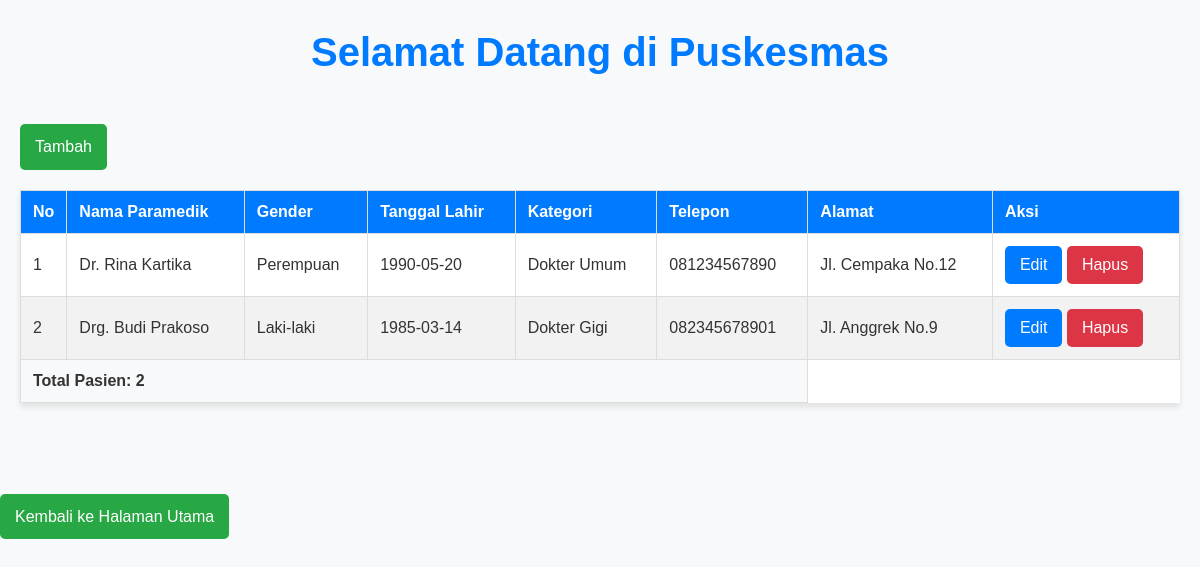
The page /index.php?hal=data-paramedik on the database its author committed.
### tables this page shows
CREATE TABLE `paramedik` (
  `id` int(11) NOT NULL,
  `nama` varchar(45) NOT NULL,
  `gender` char(1) NOT NULL,
  `tmp_lahir` varchar(30) NOT NULL,
  `tgl_lahir` date NOT NULL,
  `kategori` enum('Dokter Gigi','Dokter Umum','Dokter Ibu & Anak') NOT NULL,
  `telepon` varchar(20) NOT NULL,
  `alamat` varchar(100) NOT NULL,
  `unit_kerja_id` int(11) NOT NULL
);

### paramedik/data_paramedik.php (the view)
<?php
    require_once 'dbkoneksi.php';
    $sql = "SELECT * FROM paramedik";
    $query = $dbh->query($sql);
?>
    <div class="container">
        <a href="index.php?hal=tambah-paramedik" class="btn btn-add">Tambah</a>
        <table class="table-pasien">
            <thead>
                <tr>
                    <th style="width: 15px;">No</th>
                    <th>Nama Paramedik</th>
                    <th>Gender</th>
                    <th>Tanggal Lahir</th>
                    <th>Kategori</th>
                    <th>Telepon</th>
                    <th>Alamat</th>
                    <th>Aksi</th>
                </tr>
            </thead>
            <tbody>
                <?php
                $no = 1;
                foreach ($query as $row) {
                    ?>
                    <tr>
                        <td class="text-align:center;"><?= $no++ ?></td>
                        <td><?= $row['nama'] ?></td>
                        <td><?= $row['gender'] == 'L' ? 'Laki-laki' : 'Perempuan' ?></td>
                        <td><?= $row['tgl_lahir'] ?></td>
                        <td><?= $row['kategori'] ?></td>
                        <td><?= $row['telepon'] ?></td>
                        <td><?= $row['alamat'] ?></td>
                        <td>
                            <a href="index.php?hal=tambah-paramedik&id=<?= $row['id'] ?>" class="btn btn-edit">Edit</a>
                            <a href="paramedik/proses_paramedik.php?id=<?= $row['id'] ?>&proses=Hapus" class="btn btn-delete">Hapus</a>
                        </td>
                    </tr>
                    <?php } ?>
                </tbody>
                <tfoot>
                    <tr>
                        <td colspan="6"><b>Total Pasien:</b> <?= $query->rowCount() ?></td>
                    </tr>
                </tfoot>
            </table>
    </div>

### index.php (style rules this page uses)
a { text-decoration: none; }
.container { max-width: 1200px; margin: 0 auto; padding: 20px; }
.table-pasien { width: 100%; border-collapse: collapse; margin: 20px 0; background-color: #fff; box-shadow: 0 4px 6px rgba(0, 0, 0, 0.1); }
.table-pasien th, .table-pasien td { border: 1px solid #ddd; padding: 12px; text-align: left; }
.table-pasien th { background-color: #007bff; color: #fff; font-weight: bold; }
.table-pasien tr:nth-child(even) { background-color: #f2f2f2; }
.table-pasien tfoot td { background-color: #f8f9fa; font-weight: bold; }
.btn { display: inline-block; padding: 10px 15px; font-size: 1rem; border-radius: 5px; color: #fff; text-align: center; cursor: pointer; transition: background-color 0.3s ease; }
.btn-add { background-color: #28a745; }
.btn-edit { background-color: #007bff; }
.btn-delete { background-color: #dc3545; }

### rows shown on the page
paramedik: nama "Dr. Rina Kartika", gender "Perempuan", tgl_lahir "1990-05-20", kategori "Dokter Umum", telepon "081234567890", alamat "Jl. Cempaka No.12"
paramedik: nama "Drg. Budi Prakoso", gender "Laki-laki", tgl_lahir "1985-03-14", kategori "Dokter Gigi", telepon "082345678901", alamat "Jl. Anggrek No.9"

### other values the page prints
$query->rowCount() "2"
